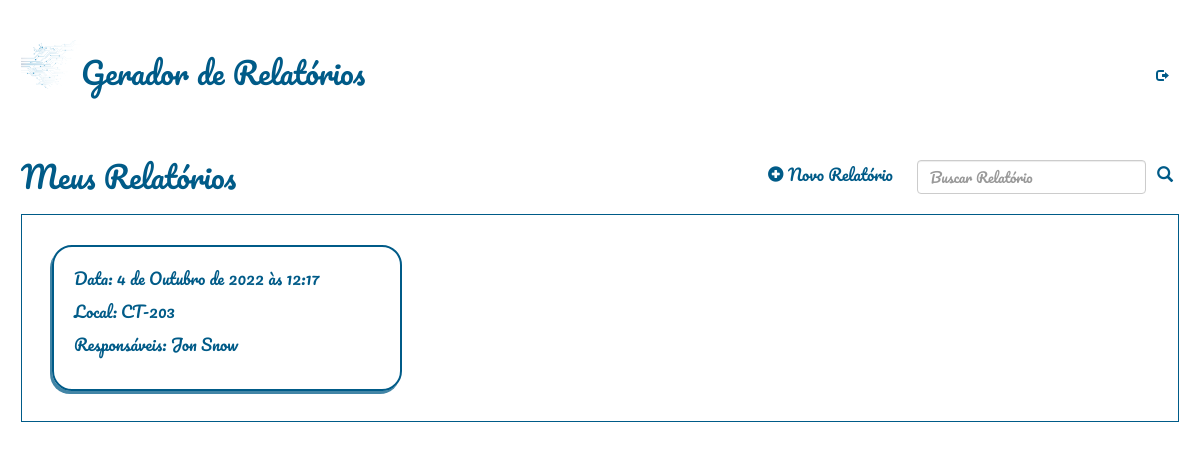
The app's page / (signed in) with its own data.
### relatorio/models.py (models this page shows)
class Relatorio(models.Model):
    autor = models.ForeignKey(User, default=None, on_delete=models.CASCADE)
    data = models.DateTimeField()
    local = models.CharField(max_length=100)
    temperatura = models.IntegerField()
    clima = models.CharField(max_length=100)
    responsaveis = models.TextField(blank=True)
    Qualificacao_Profissional = models.CharField(max_length=100, default="Sim")
    riscos = models.CharField(max_length=100, default="Sim")
    equipamentos = models.CharField(max_length=100, default="Sim")
    sinalizacao = models.CharField(max_length=100, default="Sim")
    desligamento = models.CharField(max_length=4, default="Sim")
    integridade = models.CharField(max_length=4, default="Sim")
    dialogo = models.CharField(max_length=4, default="Sim")
    curso_nr = models.CharField(max_length=4, default="Sim")
    conferido = models.CharField(max_length=4, default="Sim")
    delimitar_area = models.CharField(max_length=4, default="Sim")
    auxconces = models.CharField(max_length=4, default="Sim")
    tensao = models.CharField(max_length=4, default="Sim")
    aterramento = models.CharField(max_length=4, default="Sim")
    altura = models.CharField(max_length=4, default="Sim")
    cinto_seg = models.CharField(max_length=4, default="Sim")
    requi_seg = models.CharField(max_length=4, default="Sim")
    reavaliacao = models.CharField(max_length=4, default="Sim")

### relatorio/views.py (the view)
# urls.py: path('', relatorio_views.relatorio_list, name="home"),
@login_required(login_url="/accounts/login/")
def relatorio_list(request):
    usuario = request.user
    busca = ''
    if(request.method=='POST'):
        busca = request.POST['busca']
    relatorios = Relatorio.objects.filter(autor=usuario, local__contains=busca).order_by('data')
    return render(request, 'relatorio/relatorio_list.html', {'relatorios': relatorios})

### relatorio/templates/relatorio/relatorio_list.html (shortened to what this page needs)
{% extends 'base_layout.html'%}
{% block content %}
    <header>
        <div class="meuscompromissosdiv">
            <h2>Meus Relatórios</h2>
        </div>
        <nav>
            <li>
                <a class="botao-icon" href="{% url 'relatorio:cria' %}">
                    <span class="glyphicon glyphicon-plus-sign"></span>
                    Novo Relatório
                </a>
            </li>
            <li>
                <form method=POST action="{% url 'home' %}" class="form-inline">
                    <input class="form-control me-2" type="search" placeholder="Buscar Relatório" aria-label="Search" name="busca">
                    <button class="btn-outline-secondary" id="searchbutton" type="submit"><span class="glyphicon glyphicon-search"></span></button>
                </form>
            </li>
        </nav>
    </header>
    <div class="compromissos">
            {% for relatorio in relatorios %}
            <a href="{% url 'relatorio:visualiza' rel_id=relatorio.id %}">
                <div class="compromisso">
                    <p>Data: {{ relatorio.data }}</p>
                    <p>Local: {{ relatorio.local }}</p>
                    <p class="obs">Responsáveis: {{ relatorio.responsaveis }}</p>
                </div>
            </a>
            {% endfor %}
        </div>
{% endblock %}

### assets/styles.css (style rules this page uses)
body { background-color: #ffffff; color: #005b88; padding: 0 1px 0 1px; font-family: Pacifico; font-size: medium; }
p.obs { white-space: nowrap; overflow: hidden; text-overflow: ellipsis; width: 330px; word-wrap: break-word; padding-bottom: 1%; }
.compromissos { width: 100%; display: table; border: 1px solid #005b88; }
.compromisso { width: 350px; border-radius: 20px; float: left; box-shadow: -2px 3px #005b88bd; border: 2px solid #005b88; margin: 30px; padding: 20px; }
h2,h3,h4,h5 { color: #005b88; font-weight: normal; margin: 0; }
a { color: #005b88; }
a, a:hover, a:visited { text-decoration: none; }
header { display: grid; align-self: center; grid-template-columns: 1fr 1fr; padding: 20px 0; }
nav { justify-self: end; }
nav li { display: inline-block; margin-left: 20px; }
.form-inline { display: inline-table; }
.botao-icon { background: none; font-family: Pacifico; color: #005b88; cursor: pointer; size-adjust: 2px; cursor: pointer; }
.meuscompromissosdiv { display: inline-block; }
.btn-outline-secondary { background-color: #005b88; color: #f8fcff; border: 1px solid #005b88; }
#searchbutton { color: #005b88; background-color: #ffffff; border: 0px; }

### records on screen
Relatorio: data "4 de Outubro de 2022 às 12:17", local "CT-203", responsaveis "Jon Snow"
